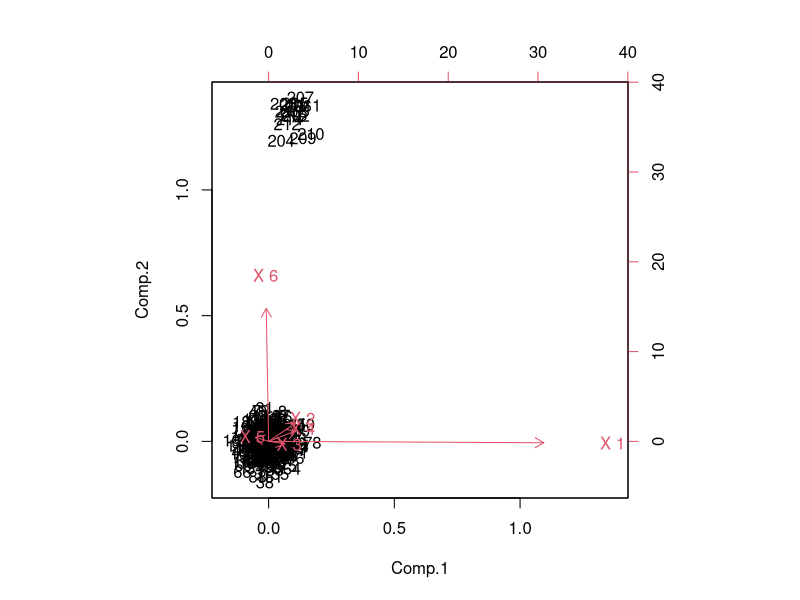
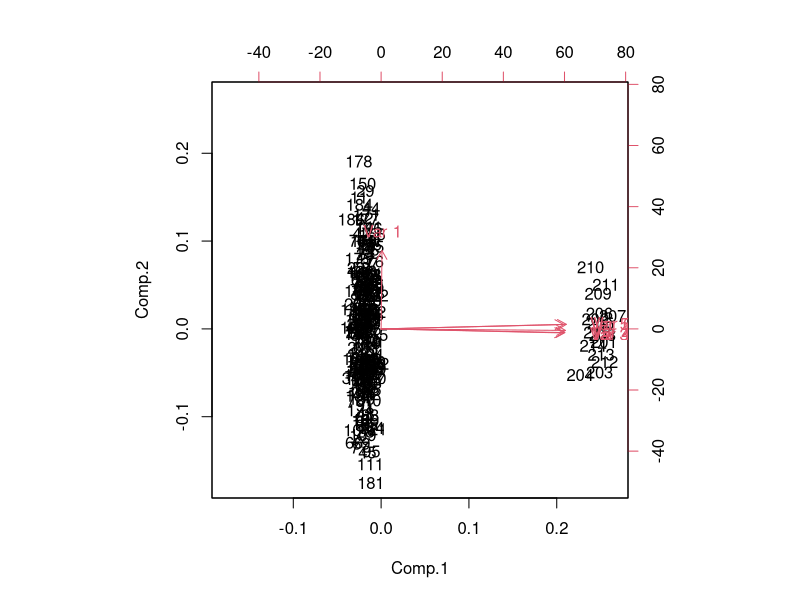
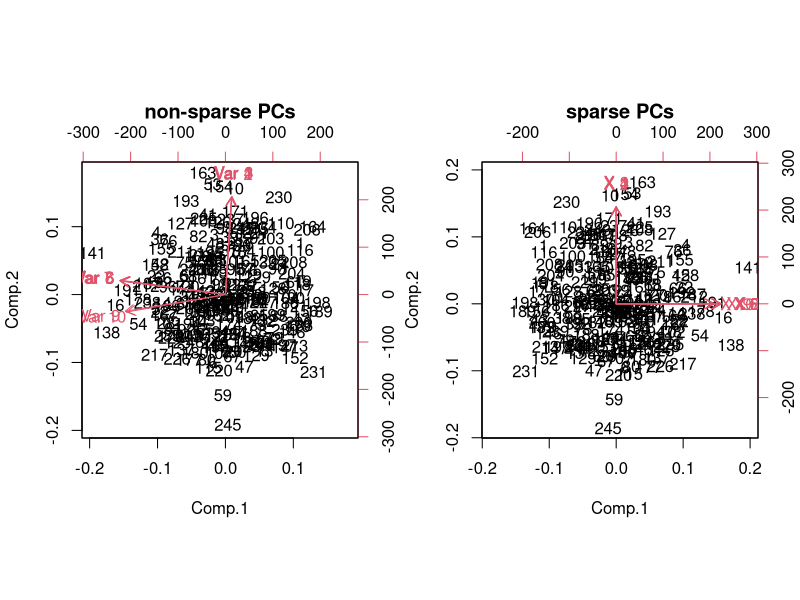
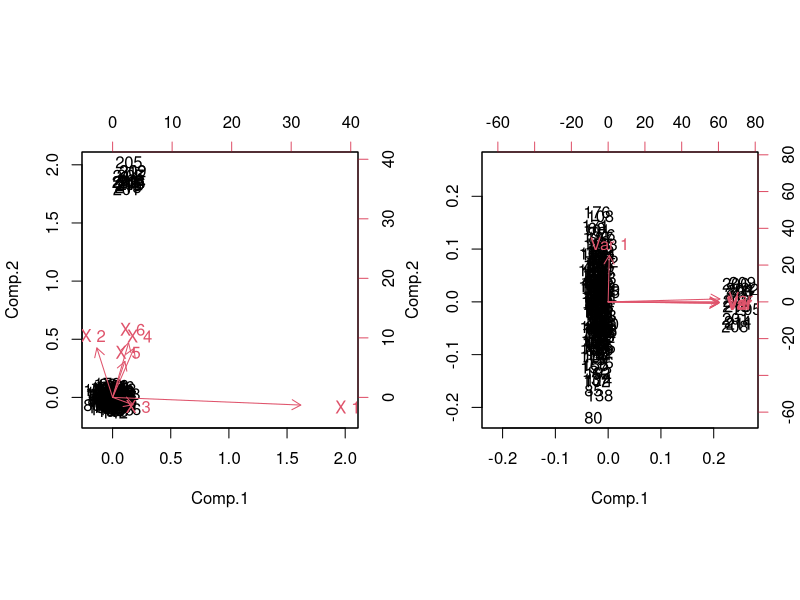
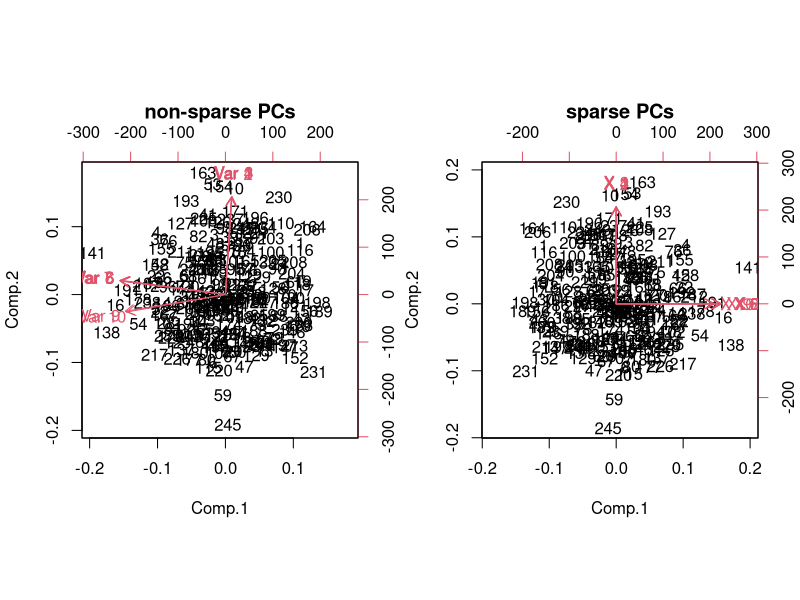
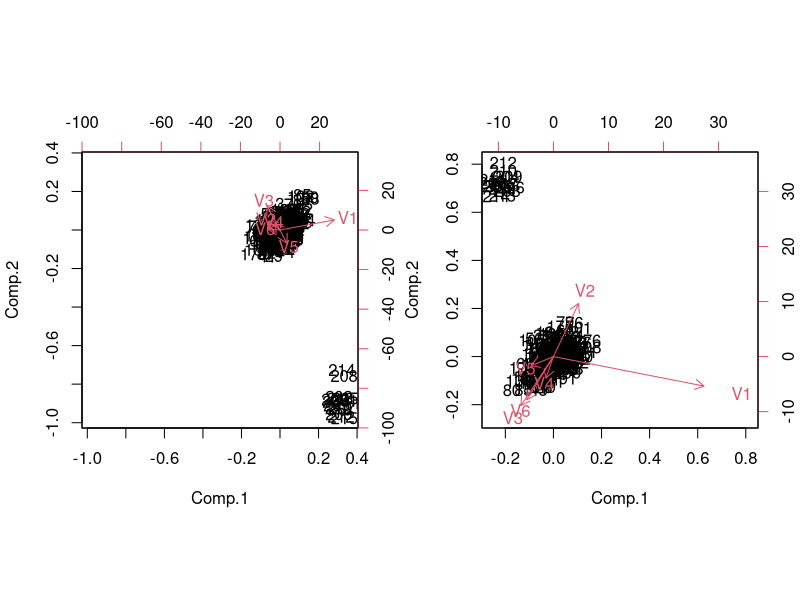
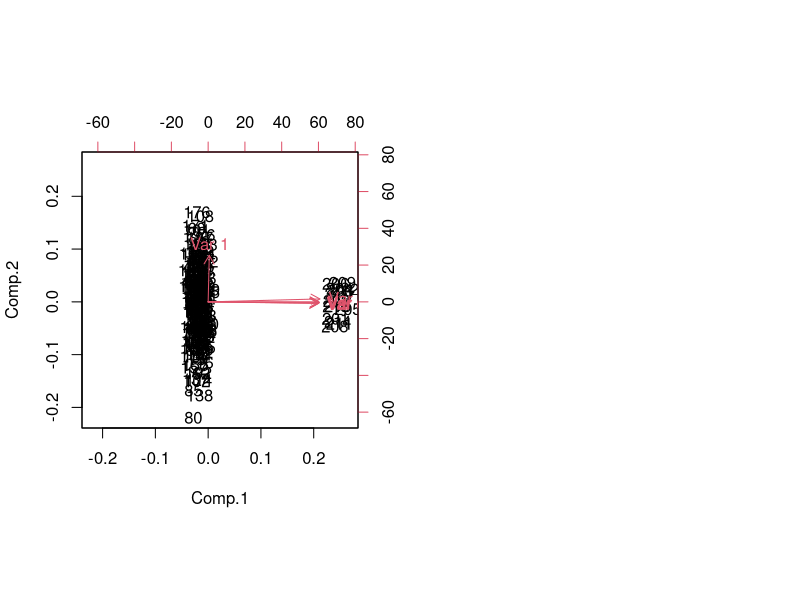
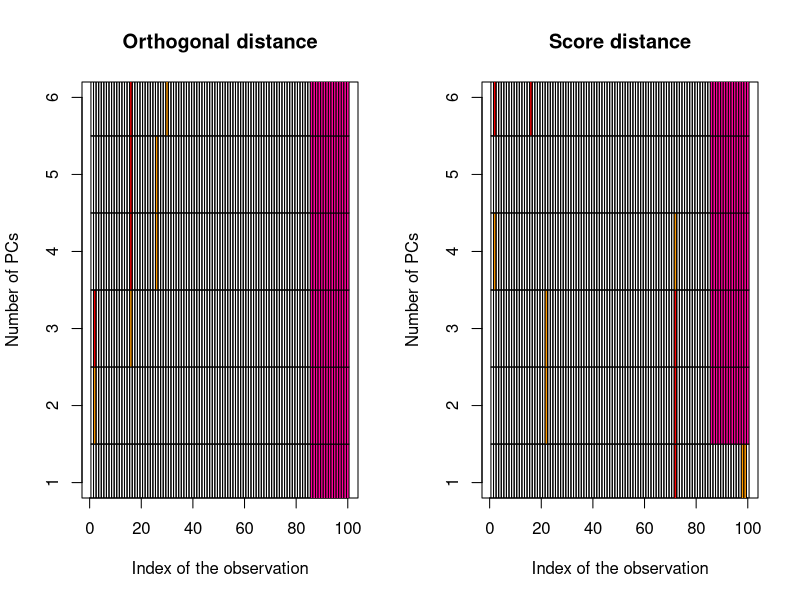

Write R code to recreate these figures, in order.
library(pcaPP)
test_1 <- function() {
      print("IN FUN 1")
      # multivariate data with outliers
      library(mvtnorm)
      x <- rbind(rmvnorm(200, rep(0, 6), diag(c(5, rep(1,5)))),
            rmvnorm( 15, c(0, rep(20, 5)), diag(rep(1, 6))))
      # Here we calculate the principal components with PCAgrid
      pc <- PCAgrid(x)
      # we could draw a biplot too:
      biplot(pc)
      # now we want to compare the results with the non-robust principal components
      pc <- princomp(x)
      # again, a biplot for comparison:
      biplot(pc)

      ##  Sparse loadings
      set.seed (0)
      x <- data.Zou ()

                  ##  applying PCA
      pc <-  princomp (x)
                  ##  the corresponding non-sparse loadings
      unclass (pc$load[,1:3])
      pc$sdev[1:3]

                  ##  lambda as calculated in the opt.TPO - example
      lambda <- c (0.23, 0.34, 0.005)
                  ##  applying sparse PCA
      spc <- sPCAgrid (x, k = 3, lambda = lambda, method = "sd")
      unclass (spc$load)
      spc$sdev[1:3]

                  ## comparing the non-sparse and sparse biplot
      par (mfrow = 1:2)
      biplot (pc, main = "non-sparse PCs")
      biplot (spc, main = "sparse PCs")
}

test_1()

test_2 <- function() {
      # multivariate data with outliers
      library(mvtnorm)
      x <- rbind(rmvnorm(200, rep(0, 6), diag(c(5, rep(1,5)))),
            rmvnorm( 15, c(0, rep(20, 5)), diag(rep(1, 6))))
      # Here we calculate the principal components with PCAgrid
      pc <- PCAproj(x, 6)
      # we could draw a biplot too:
      biplot(pc)

      # we could use another calculation method and another objective function, and 
      # maybe only calculate the first three principal components:
      pc <- PCAproj(x, 3, "qn", "sphere")
      biplot(pc)

      # now we want to compare the results with the non-robust principal components
      pc <- princomp(x)
      # again, a biplot for comparision:
      biplot(pc)
}

test_3 <- function() {
      # multivariate data with outliers
      library(mvtnorm)
      x <- rbind(rmvnorm(85, rep(0, 6), diag(c(5, rep(1,5)))),
            rmvnorm( 15, c(0, rep(20, 5)), diag(rep(1, 6))))
      # Here we calculate the principal components with PCAgrid
      pcrob <- PCAgrid(x, k=6)
      resrob <- PCdiagplot(x,pcrob,plotbw=FALSE)

      # compare with classical method:
      pcclass <- PCAgrid(x, k=6, method="sd")
      resclass <- PCdiagplot(x,pcclass,plotbw=FALSE)
}

test_4 <- function() {
      x <- rnorm(100, 10, 5)
      x <- ScaleAdv(x)$x

      # can be used with multivariate data too
      library(mvtnorm)
      x <- rmvnorm(100, 3:7, diag((7:3)^2))
      res <- ScaleAdv(x, center = l1median, scale = mad)
      res

      # instead of using an estimator, you could specify the center and scale yourself too
      x <- rmvnorm(100, 3:7, diag((7:3)^2))
      res <- ScaleAdv(x, 3:7, 7:3)
      res
}

test_5 <- function() {

      set.seed (100)		## creating test data
      n <- 1000
      x <- rnorm (n)
      y <- x+  rnorm (n)

      tim <- proc.time ()[1]	## applying cor.fk
      cor.fk (x, y)
      cat ("cor.fk runtime [s]:", proc.time ()[1] - tim, "(n =", length (x), ")\n")

      tim <- proc.time ()[1]	## applying cor (standard R implementation)
      cor (x, y, method = "kendall")
      cat ("cor runtime [s]:", proc.time ()[1] - tim, "(n =", length (x), ")\n")

            ##	applying cor and cor.fk on data containing				

      Xt <- cbind (c (x, as.integer (x)), c (y, as.integer (y)))

      tim <- proc.time ()[1]	## applying cor.fk
      cor.fk (Xt)
      cat ("cor.fk runtime [s]:", proc.time ()[1] - tim, "(n =", nrow (Xt), ")\n")

      tim <- proc.time ()[1]	## applying cor (standard R implementation)
      cor (Xt, method = "kendall")
      cat ("cor runtime [s]:", proc.time ()[1] - tim, "(n =", nrow (Xt), ")\n")
}

test_6 <- function() {
      # multivariate data with outliers
      library(mvtnorm)
      x <- rbind(rmvnorm(200, rep(0, 6), diag(c(5, rep(1,5)))),
            rmvnorm( 15, c(0, rep(20, 5)), diag(rep(1, 6))))
      pc <- princomp(x)
      covPC(pc, k=2)
}

test_7 <- function() {
      # multivariate data with outliers
      library(mvtnorm)
      x <- rbind(rmvnorm(200, rep(0, 6), diag(c(5, rep(1,5)))),
            rmvnorm( 15, c(0, rep(20, 5)), diag(rep(1, 6))))
      covPCAproj(x)
      # compare with classical covariance matrix:
      cov(x)
}

test_8 <- function() {
                  ##  data generation
      set.seed (0)
      x <- data.Zou ()

                  ##  applying PCA
      pc <-  princomp (x)
                  ##  the corresponding non-sparse loadings
      unclass (pc$load[,1:3])
      pc$sdev[1:3]

                  ##  lambda as calculated in the opt.TPO - example
      lambda <- c (0.23, 0.34, 0.005)
                  ##  applying sparse PCA
      spc <- sPCAgrid (x, k = 3, lambda = lambda, method = "sd")
      unclass (spc$load)
      spc$sdev[1:3]

                  ## comparing the non-sparse and sparse biplot
      par (mfrow = 1:2)
      biplot (pc, main = "non-sparse PCs")
      biplot (spc, main = "sparse PCs")
}

test_9 <- function() {
      l1median(rnorm(100), trace = -1) # this returns the median of the sample

      # multivariate data with outliers
      library(mvtnorm)
      x <- rbind(rmvnorm(200, rep(0, 4), diag(c(1, 1, 2, 2))), 
            rmvnorm( 50, rep(3, 4), diag(rep(2, 4))))
      l1median(x, trace = -1)
      # compare with coordinate-wise median:
      apply(x,2,median)
}

test_10 <- function() {

      # multivariate data with outliers
      library(mvtnorm)
      x <- rbind(rmvnorm(200, rep(0, 4), diag(c(1, 1, 2, 2))), 
            rmvnorm( 50, rep(3, 4), diag(rep(2, 4))))

      l1median_NM (x)$par
      l1median_CG (x)$par
      l1median_BFGS (x)$par
      l1median_NLM (x)$par
      l1median_HoCr (x)$par
      l1median_VaZh (x)$par

      # compare with coordinate-wise median:
      apply(x,2,median)
}

test_11 <- function() {

      set.seed (0)
                        ##  generate test data
      x <- data.Zou (n = 250)

      k.max <- 3          ##  max number of considered sparse PCs

                        ##  arguments for the sPCAgrid algorithm
      maxiter <- 25       ##    the maximum number of iterations
      method <- "sd"      ##    using classical estimations

                        ##  Optimizing the TPO criterion
      oTPO <- opt.TPO (x, k.max = k.max, method = method, maxiter = maxiter)

                        ##  Optimizing the BIC criterion
      oBIC <- opt.BIC (x, k.max = k.max, method = method, maxiter = maxiter)

            ##  Objective function vs. lambda
      par (mfrow = c (2, k.max))
      for (i in 1:k.max)        objplot (oTPO, k = i)
      for (i in 1:k.max)        objplot (oBIC, k = i)
}

test_12 <- function() {

      set.seed (0)
                        ##  generate test data
      x <- data.Zou (n = 250)

      k.max <- 3          ##  max number of considered sparse PCs

                        ##  arguments for the sPCAgrid algorithm
      maxiter <- 25       ##    the maximum number of iterations
      method <- "sd"      ##    using classical estimations

                        ##  Optimizing the TPO criterion
      oTPO <- opt.TPO (x, k.max = k.max, method = method, maxiter = maxiter)

      oTPO$pc             ##  the model selected by opt.TPO
      oTPO$pc$load        ##  and the according sparse loadings.

                        ##  Optimizing the BIC criterion
      oBIC <- opt.BIC (x, k.max = k.max, method = method, maxiter = maxiter)

      oBIC$pc[[1]]        ##  the first model selected by opt.BIC (k = 1)

            ##  Tradeoff Curves: Explained Variance vs. sparseness
      par (mfrow = c (2, k.max))
      for (i in 1:k.max)        plot (oTPO, k = i)
      for (i in 1:k.max)        plot (oBIC, k = i)

            ##  Tradeoff Curves: Explained Variance vs. lambda
      par (mfrow = c (2, k.max))
      for (i in 1:k.max)        plot (oTPO, k = i, f.x = "lambda")
      for (i in 1:k.max)        plot (oBIC, k = i, f.x = "lambda")

            ##  Objective function vs. lambda
      par (mfrow = c (2, k.max))
      for (i in 1:k.max)        objplot (oTPO, k = i)
      for (i in 1:k.max)        objplot (oBIC, k = i)
}

test_13 <- function() {

      set.seed (0)
                        ##  generate test data
      x <- data.Zou (n = 250)

      k.max <- 3          ##  max number of considered sparse PCs

                        ##  arguments for the sPCAgrid algorithm
      maxiter <- 25       ##    the maximum number of iterations
      method <- "sd"      ##    using classical estimations

                        ##  Optimizing the TPO criterion
      oTPO <- opt.TPO (x, k.max = k.max, method = method, maxiter = maxiter)

                        ##  Optimizing the BIC criterion
      oBIC <- opt.BIC (x, k.max = k.max, method = method, maxiter = maxiter)

            ##  Tradeoff Curves: Explained Variance vs. sparseness
      par (mfrow = c (2, k.max))
      for (i in 1:k.max)        plot (oTPO, k = i)
      for (i in 1:k.max)        plot (oBIC, k = i)

            ##  Explained Variance vs. lambda
      par (mfrow = c (2, k.max))
      for (i in 1:k.max)        plot (oTPO, k = i, f.x = "lambda")
      for (i in 1:k.max)        plot (oBIC, k = i, f.x = "lambda")
}

test_14 <- function() {
      # multivariate data with outliers
      library(mvtnorm)
      x <- rbind(rmvnorm(200, rep(0, 6), diag(c(5, rep(1,5)))),
            rmvnorm( 15, c(0, rep(20, 5)), diag(rep(1, 6))))
      plotcov(covPCAproj(x),covPCAgrid(x))
}

test_15 <- function() {
      # data with outliers
      x <- c(rnorm(100), rnorm(10, 10))
      qn(x)
}

print("Running test_1\n")
test_1()

print("Running test_2\n")
test_2()

print("Running test_3\n")
test_3()

print("Running test_4\n")
test_4()

print("Running test_5\n")
test_5()

print("Running test_6\n")
test_6()

print("Running test_7\n")
test_7()

print("Running test_8\n")
test_8()

print("Running test_9\n")
test_9()

print("Running test_10\n")
test_10()

print("Running test_11\n")
test_11()

print("Running test_12\n")
test_12()

print("Running test_13\n")
test_13()

print("Running test_14\n")
test_14()

print("Running test_15\n")
test_15()
